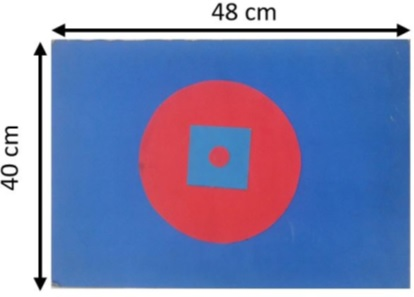
#> input picture Landing pad.jpg, 414 x 297 px, given in place of the camera
$ python tracking_landpad.py   (older library calls are emulated)
#> lines starting #> are read from the running program, lines starting #| are printed output that depends on the picture; after the words box and inside, x2 and y2 are one past the last pixel; in counts of white or black regions, pixels touching at a corner belong together
import cv2
import numpy as np
import serial
import time

ser =  serial.Serial('/dev/ttyUSB0',9600)


def  mencari_contour (frame):


# define range of  color in HSV
    #malam lab
    lower_hsv1 = np.array([88,31,65])
    upper_hsv1 = np.array([180,255,255])

    lower_hsv2 = np.array([0,98,93])
    upper_hsv2 = np.array([52,255,255])

    mask1 = cv2.inRange(frame, lower_hsv1, upper_hsv1)

    mask2 = cv2.inRange(frame, lower_hsv2, upper_hsv2)
    _,contours, hirearchy = cv2.findContours(mask1,cv2.RETR_LIST, cv2.CHAIN_APPROX_SIMPLE,offset=(0, 0))
    for cnt in contours:
        cv2.drawContours(mask1,[cnt],-1,(255, 255, 255),-1)
        #cv2.imshow('mask2',mask1)

    mask2 = mask2&mask1
    #cv2.dilate(mask2,(5,5))
    #mask2 = cv2.morphologyEx(mask2, cv2.MORPH_CLOSE, (3,3))
    return mask2

centerx = 80
centery = 60


cap = cv2.VideoCapture(0)

fourcc = cv2.VideoWriter_fourcc (*'XVID')
out = cv2.VideoWriter ('tracking_landpad0669.avi', fourcc,30.0, (160,120))

if cap.isOpened() == False:
    print ('unable open the camera')
else:
    print ('start grabbing video')
    #cap.set(cv2.CAP_PROP_FRAME_WIDTH,320)
    #cap.set(cv2.CAP_PROP_FRAME_HEIGHT,240)


    while (cap.isOpened() ):
        ret,frame= cap.read()
#> frame is the input picture: shape (297, 414, 3); mean B, G, R 181.2, 137.2, 128.8
        frame = cv2.resize(frame,(160,120))
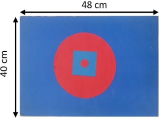
#> frame: shape (120, 160, 3); mean B, G, R 181.4, 137.4, 128.9

        if ret == False:
            print ('unable grab camera')
            break
        #gray = cv2.cvtColor(frame,cv2.COLOR_BGR2GRAY)
        cv2.circle(frame,(centerx,centery),2,(255,255,255),3) # gambar titik tengah
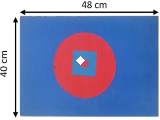
#> frame: shape (120, 160, 3); 0.21% of pixels changed, all inside (x1, y1, x2, y2) = (76, 56, 85, 65)
        hsv = cv2.cvtColor(frame,cv2.COLOR_BGR2HSV)
#> hsv: shape (120, 160, 3); mean H, S, V 92.6, 123.5, 199.9
        threshold = mencari_contour(hsv)
#> in mencari_contour, `mask1 = cv2.inRange(frame, lower_hsv1, upper_hsv1)`:
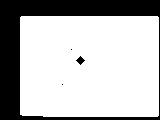
#> mask1: shape (120, 160); 72.8% white; 4 black regions (2 under 20 px), largest, box (x1, y1, x2, y2) and area: (0, 0, 160, 120) 5189, (76, 56, 85, 65) 41
#> in mencari_contour, `mask2 = cv2.inRange(frame, lower_hsv2, upper_hsv2)`:
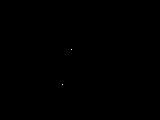
#> mask2: shape (120, 160); 0.01% white in thin lines or dots, all inside (x1, y1, x2, y2) = (62, 49, 72, 85)
#> in mencari_contour, `_,contours, hirearchy = cv2.findContours(mask1,cv2.RETR_LIST, cv2.CHAI..`: contours = 4 contours, 2 with area under 20; largest, box (x1, y1, x2, y2) and area: (20, 16, 159, 117) 13774, (75, 55, 86, 66) 50; hirearchy = [[1, -1, -1, -1], [2, 0, -1, -1], [3, 1, -1, -1], [-1, 2, -1, -1]]
#> the loop in mencari_contour, `for cnt in contours:` made 4 passes
#> cnt on passes 1 to 3: [[61, 84], [62, 83], [63, 84], [62, 85]], [[80, 55], [85, 60], [80, 65], [75, 60]], [[70, 49], [71, 48], [72, 49], [71, 50]]
#> after the loop in mencari_contour, `for cnt in contours:`:
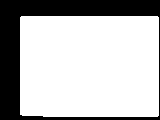
#> mask1: shape (120, 160); 73% white; 1 black region, box (x1, y1, x2, y2) and area: (0, 0, 160, 120) 5189
        _,contours, hirearchy = cv2.findContours(threshold,cv2.RETR_LIST, cv2.CHAIN_APPROX_SIMPLE,offset=(0, 0))
#> contours = 2 contours, all with area under 20; hirearchy = [[1, -1, -1, -1], [-1, 0, -1, -1]]
        offsetx = -1000
        offsety = -1000
        w = -1000
        h = -1000
        for cnt in contours:
            cv2.drawContours(threshold,[cnt],-1,(255, 255, 255),-1)
            areaK = cv2.contourArea(cnt)
            x,y,w,h = cv2.boundingRect(cnt)
            if (areaK > 20):
                cv2.rectangle(frame,(x,y),(x+w,y+h),(0,255,0),2)

                cent_rectx = (x+(w/2))
                cent_recty = (y+(h/2))
                offsetx = centerx - cent_rectx
                offsety = centery - cent_recty
            else :
                 offsetx = -1000
                 offsety = -1000
                 w = -1000
#> this loop made 2 passes
#> (areaK, x, y, h, offsetx, offsety) on passes 1 to 2: (0, 62, 84, 1, -1000, -1000), (0, 71, 49, 1, -1000, -1000)

        offsetx = str(offsetx)
#> offsetx = '-1000'
        offsety = str(offsety)
#> offsety = '-1000'
        w1 = str (w)
#> w1 = '-1000'
        #h1 = str(h)
        #print  ("x = " +str(offsetx) + "y =" + str(offsety) + "w = " + str(w1) +
         #       "h = " + str(h1))
        ser.write(',')
        ser.write(offsetx)
        ser.write(',')
        ser.write(offsety)
        ser.write(',')
        ser.write(w1)
        ser.write(',')
        #ser.write(h1)
        #ser.write(',')

        #rekam = cv2.flip(framerec,0)
        out.write(frame)
        cv2.imshow('frame',frame)
        #cv2.imshow('adda' , mask1)
        #cv2.imshow('th',threshold)

        k = cv2.waitKey(1)
#> (key Esc is pressed here)
        if (k == 27) :
             break


cap.release()
out.release()
cv2.destroyAllWindows()
